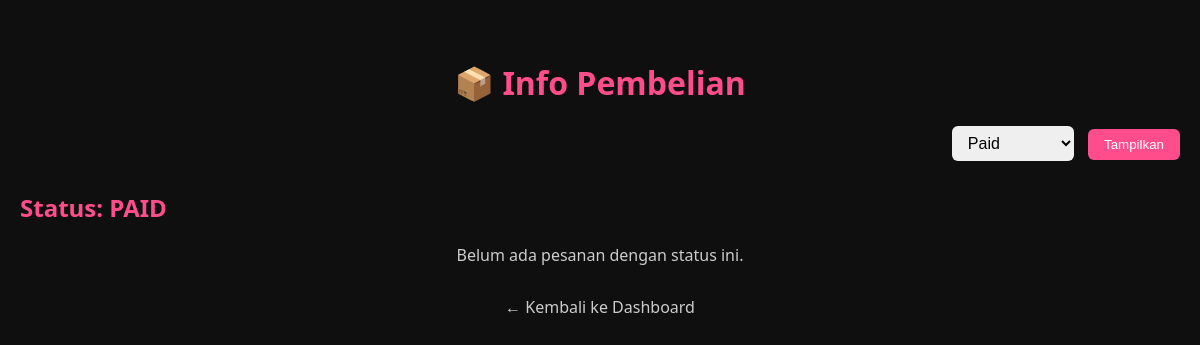
/info_pembelian.php (signed in), run on an earlier commit of the app's database.
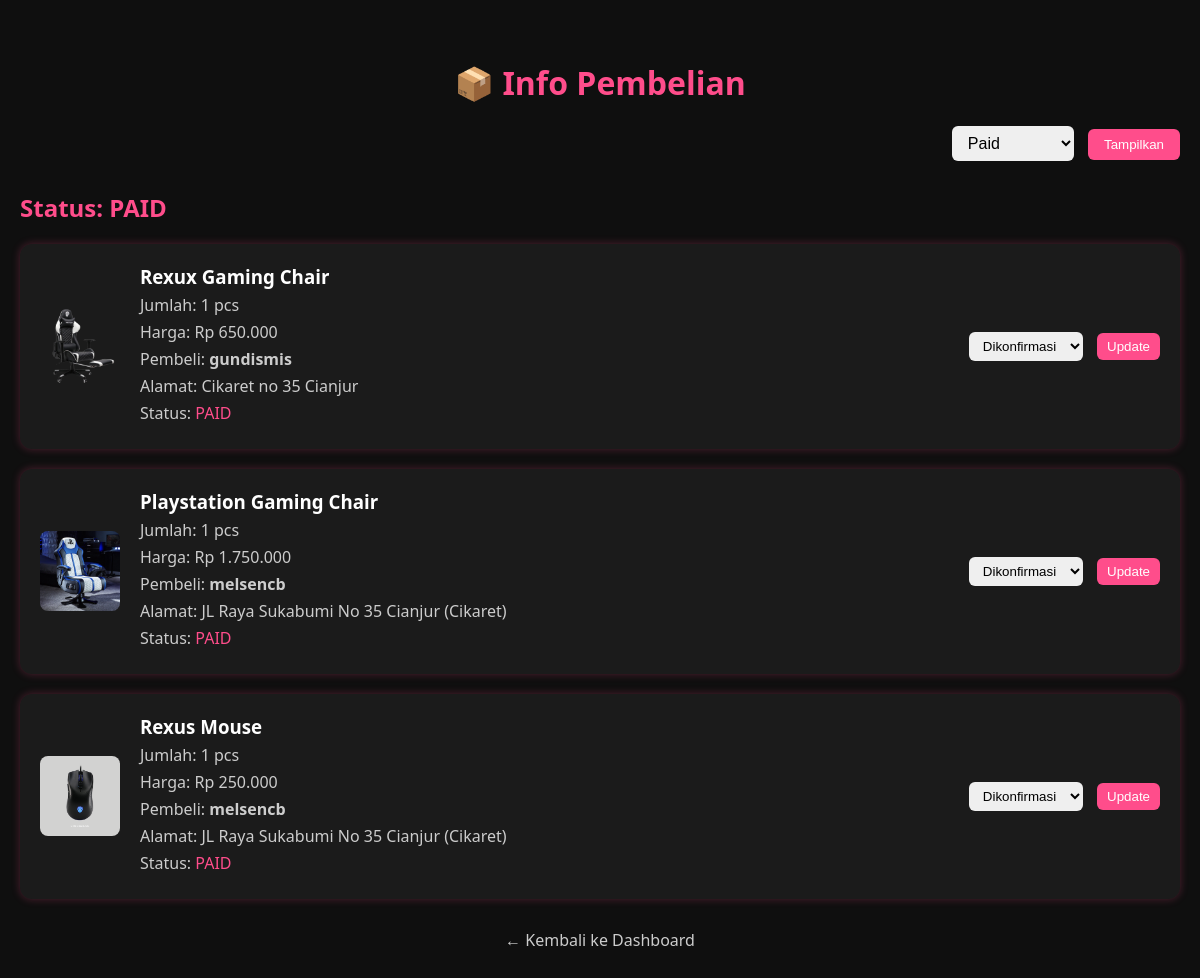
And on a later commit of the database.
### tables this page shows
CREATE TABLE `orders` (
  `id_order` int(11) NOT NULL,
  `id_user` int(11) NOT NULL,
  `total_price` decimal(12,2) NOT NULL,
  `status` enum('pending','paid','confirmed','shipped','accepted','completed','cancelled') DEFAULT 'pending',
  `created_at` timestamp NOT NULL DEFAULT current_timestamp()
);

CREATE TABLE `products` (
  `id_product` int(11) NOT NULL,
  `name` varchar(100) NOT NULL,
  `description` text DEFAULT NULL,
  `price` decimal(10,2) NOT NULL,
  `stock` int(11) DEFAULT 0,
  `image` varchar(255) DEFAULT NULL,
  `created_at` timestamp NOT NULL DEFAULT current_timestamp()
);

CREATE TABLE `order_details` (
  `id_order_detail` int(11) NOT NULL,
  `id_order` int(11) NOT NULL,
  `id_product` int(11) NOT NULL,
  `quantity` int(11) NOT NULL,
  `price` decimal(10,2) NOT NULL
);

CREATE TABLE `users` (
  `id_user` int(11) NOT NULL,
  `username` varchar(50) NOT NULL,
  `email` varchar(100) NOT NULL,
  `password` varchar(255) NOT NULL,
  `full_name` varchar(100) DEFAULT NULL,
  `phone` varchar(20) DEFAULT NULL,
  `address` text DEFAULT NULL,
  `role` enum('admin','customer') DEFAULT 'customer',
  `created_at` timestamp NOT NULL DEFAULT current_timestamp()
);

### info_pembelian.php (the view, shortened to what this page needs)
<?php
include 'koneksiDB.php';
$valid_statuses = ['pending', 'paid', 'confirmed', 'shipped', 'accepted', 'completed', 'cancelled'];
$filter_status = isset($_GET['status']) && in_array($_GET['status'], $valid_statuses)
    ? $_GET['status']
    : 'paid';
$stmt = $conn->prepare("
    SELECT o.id_order, o.status, u.username AS buyer_name, u.address, p.name AS product_name, p.image, od.quantity, od.price
    FROM orders o
    JOIN users u ON o.id_user = u.id_user
    JOIN order_details od ON o.id_order = od.id_order
    JOIN products p ON od.id_product = p.id_product
    WHERE o.status = ?
    ORDER BY o.id_order DESC
");
$stmt->bind_param("s", $filter_status);
$stmt->execute();
$result = $stmt->get_result();
$orders = [];
while ($row = $result->fetch_assoc()) {
    $orders[] = $row;
}
?>
<!DOCTYPE html>
<html lang="id">
<head>
</head>
<body>
    <h1>📦 Info Pembelian</h1>
    <div class="filter-form">
        <form method="GET" action="">
            <select name="status">
                <?php foreach ($valid_statuses as $status): ?>
                    <option value="<?= $status ?>" <?= $filter_status === $status ? 'selected' : '' ?>>
                        <?= ucfirst($status) ?>
                    </option>
                <?php endforeach; ?>
            </select>
            <button type="submit">Tampilkan</button>
        </form>
    </div>
    <h2>Status: <?= strtoupper($filter_status) ?></h2>
    <?php if (count($orders) > 0): ?>
        <?php foreach ($orders as $order): ?>
            <div class="order">
                <img src="uploads/<?= htmlspecialchars($order['image']) ?>" alt="<?= htmlspecialchars($order['product_name']) ?>">
                <div class="order-info">
                    <h3><?= htmlspecialchars($order['product_name']) ?></h3>
                    <p>Jumlah: <?= $order['quantity'] ?> pcs</p>
                    <p>Harga: Rp <?= number_format($order['price'], 0, ',', '.') ?></p>
                    <p>Pembeli: <strong><?= htmlspecialchars($order['buyer_name']) ?></strong></p>
                    <p>Alamat: <?= htmlspecialchars($order['address']) ?></p>
                    <p>Status: <span style="color: #ff4d8b"><?= strtoupper($order['status']) ?></span></p>
                </div>
                <form method="POST">
                    <select name="new_status">
                        <option value="confirmed">Dikonfirmasi</option>
                    </select>
                    <button type="submit" name="update_status">Update</button>
                </form>
            </div>
        <?php endforeach; ?>
    <?php else: ?>
        <p style="text-align: center; color: #ccc;">Belum ada pesanan dengan status ini.</p>
    <?php endif; ?>
    <div class="back-link">
        <a href="admin_dashboard.php">← Kembali ke Dashboard</a>
    </div>
</body>
</html>

### info_pembelian.php (style rules this page uses)
body { background-color: #0f0f0f; color: #fff; font-family: 'Segoe UI', sans-serif; padding: 40px 20px; max-width: 1200px; margin: auto; }
h1 { color: #ff4d8b; text-align: center; }
.filter-form { text-align: center; margin-bottom: 30px; }
.filter-form select { padding: 8px 12px; font-size: 16px; border-radius: 6px; border: none; margin-right: 10px; }
.filter-form button { background-color: #ff4d8b; color: white; padding: 8px 16px; border-radius: 6px; border: none; cursor: pointer; }
.order { background: #1b1b1b; padding: 20px; border-radius: 12px; margin-bottom: 20px; box-shadow: 0 0 8px #ff4d8b44; display: flex; align-items: center; }
.order img { width: 80px; height: 80px; object-fit: cover; border-radius: 8px; margin-right: 20px; }
.order-info { flex-grow: 1; }
.order-info h3 { margin: 0; color: #fff; }
.order-info p { margin: 5px 0; color: #ccc; }
form { text-align: right; }
select[name="new_status"], button[name="update_status"] { padding: 6px 10px; border-radius: 6px; border: none; margin-left: 10px; }
button[name="update_status"] { background-color: #ff4d8b; color: white; cursor: pointer; }
.back-link { text-align: center; margin-top: 30px; }
.back-link a { color: #ccc; text-decoration: none; }
h2 { margin-top: 30px; color: #ff4d8b; }

What changed in the data, as far as the page shows it:
added orders: products.image (picture), products.name "Rexux Gaming Chair", order_details.quantity "1", order_details.price "650.000", id_user.username "gundismis", id_user.address "Cikaret no 35 Cianjur", status "PAID"
added orders: products.image (picture), products.name "Playstation Gaming Chair", order_details.quantity "1", order_details.price "1.750.000", id_user.username "melsencb", id_user.address "JL Raya Sukabumi No 35 Cianjur (Cikaret)", status "PAID", products.name "Rexus Mouse", order_details.price "250.000"
Also different on the page:
text no longer shown: "Belum ada pesanan dengan status ini."
